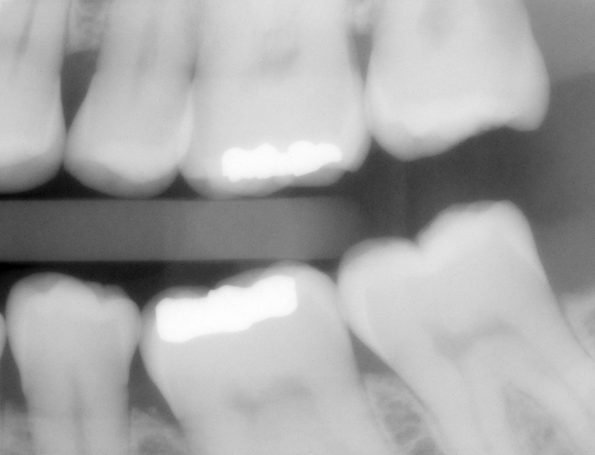
#> input picture HW1_98126079/codes/question 2/dental_xray.tif, 595 x 455 px, shrunk from 882 x 674 before the run
$ python HW1_q2_Zallaghi_98126079.py
#> lines starting #> are read from the running program, lines starting #| are printed output that depends on the picture
# DIP Course - fall 2020 - HW: 1
# Student: M. J. Zallaghi    -    ID: 98126079


# Question: 2 code


# using numpy for working with arrays
import numpy as np
# using openCv module
import cv2
# using matplotlib for multiple image show in 1 fig
import matplotlib.pyplot as plt

# a)

# reading images in gray mode (actually they are gray...)
dental_xray = cv2.cvtColor(cv2.imread("dental_xray.tif"), cv2.COLOR_BGR2GRAY)
#> dental_xray: shape (455, 595); min 0, max 255, mean 166.8
dental_xray_mask = cv2.cvtColor(cv2.imread("dental_xray_mask.tif"), cv2.COLOR_BGR2GRAY)
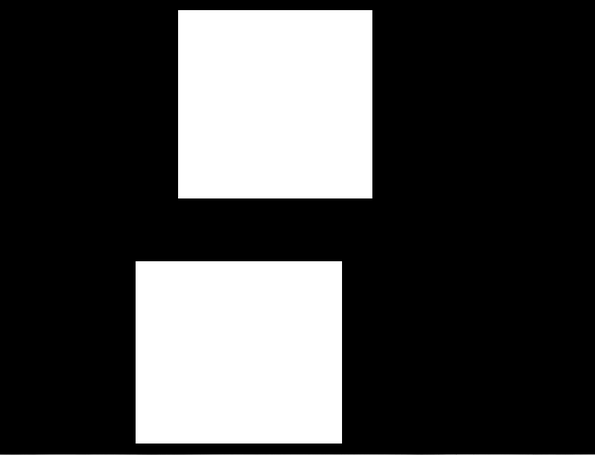
#> input picture HW1_98126079/codes/question 2/dental_xray_mask.tif, 595 x 455 px, shrunk from 882 x 674 before the run
#> dental_xray_mask: shape (455, 595); min 0, max 255, mean 70.2

# extracting wanted zones from image using mask
dental_xray_wanted_zone = np.zeros_like(dental_xray)
for i in range(dental_xray.shape[0]):
  for j in range(dental_xray.shape[1]):
    if dental_xray_mask[i,j] != 0 :
      dental_xray_wanted_zone[i,j] = dental_xray[i,j]
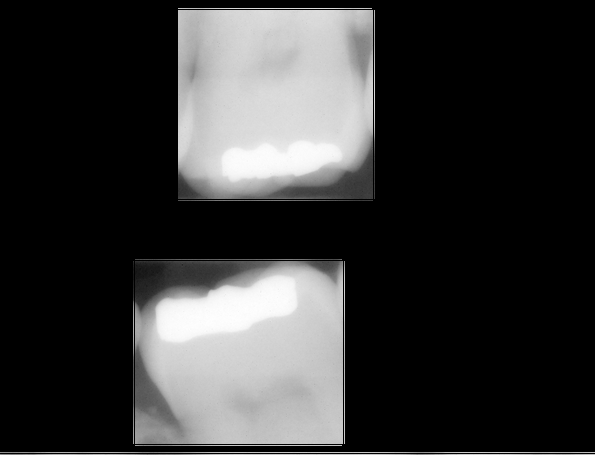
#> dental_xray_wanted_zone: shape (455, 595); min 0, max 255, mean 53.8


#dental_xray_wanted_zone = np.multiply(dental_xray, dental_xray_mask)

# showing images

fig0 = plt.figure("2:a)")
fig0.add_subplot(1,3,1)
plt.imshow(dental_xray, cmap="gray")
plt.title("dental X-ray image")
fig0.add_subplot(1,3,2)
plt.imshow(dental_xray_mask, cmap="gray")
plt.title("Mask for applying")
fig0.add_subplot(1,3,3)
plt.imshow(dental_xray_wanted_zone, cmap="gray")
plt.title("Picture after appliyng mask")
plt.show()

# b)

# reading image in gray mode
partial_body_scan = cv2.cvtColor(cv2.imread("partial_body_scan.tif"), cv2.COLOR_BGR2GRAY)
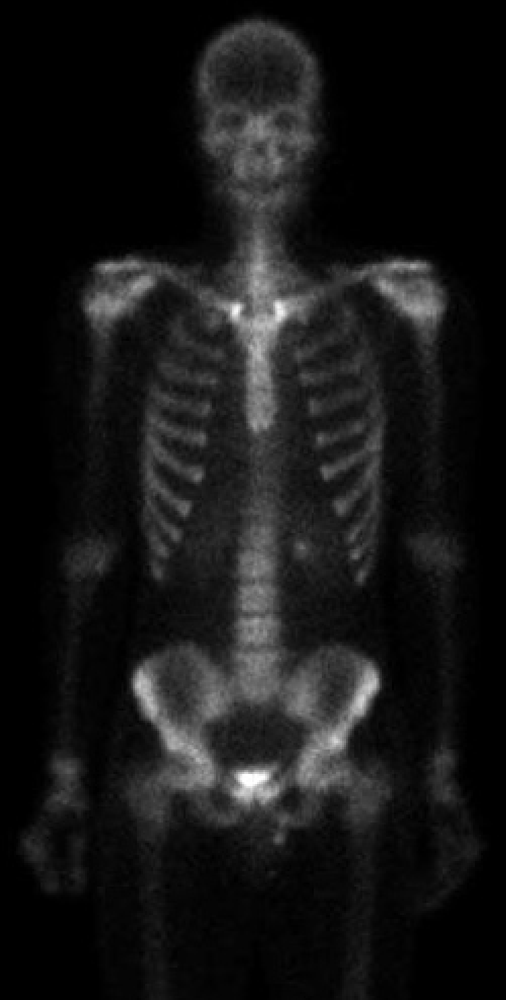
#> input picture HW1_98126079/codes/question 2/partial_body_scan.tif, 506 x 1000 px, shrunk from 750 x 1482 before the run
#> partial_body_scan: shape (1000, 506); min 0, max 255, mean 22.5

# defining a function for image supplement finder
def imgSupplement(img):
  imgsupplement = np.zeros_like(img)
  for i in range(img.shape[0]):
    for j in range(img.shape[1]):
      imgsupplement[i,j] = 255 - img[i,j]
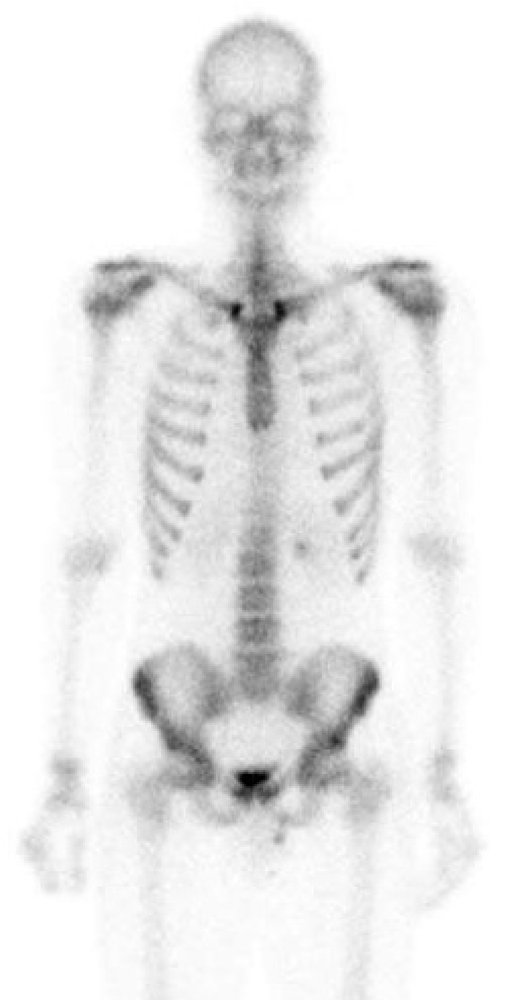
#> imgsupplement: shape (1000, 506); min 0, max 255, mean 232.5
  return imgsupplement

# finidig suuplement of partial_body_scan
partial_body_scan_supplement = imgSupplement(partial_body_scan)

# body partial and its supplement gathering
body_assembly = partial_body_scan + partial_body_scan_supplement
#> body_assembly: shape (1000, 506); every value is 255

#showing images ...
fig1 = plt.figure("showing image with its supplement and their assembly")
fig1.add_subplot(1,3,1)
plt.imshow(partial_body_scan, cmap = "gray")
plt.title("partial body scan")
fig1.add_subplot(1,3,2)
plt.imshow(partial_body_scan_supplement, cmap = "gray")
plt.title("its supplement")
fig1.add_subplot(1,3,3)
plt.imshow(body_assembly, cmap = "gray_r")
plt.title("body assembly")
plt.show()

# c)

# radding images from files in gray mode (they are actually gray...)
angiography_live = cv2.cvtColor(cv2.imread("angiography_live.tif"), cv2.COLOR_BGR2GRAY)
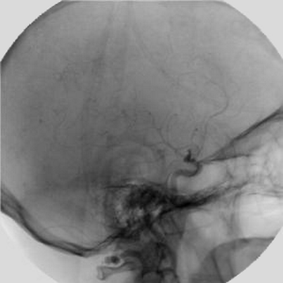
#> input picture HW1_98126079/codes/question 2/angiography_live.tif, 283 x 283 px, shrunk from 420 x 420 before the run
#> angiography_live: shape (283, 283); min 0, max 228, mean 129.3
angiography_mask = cv2.cvtColor(cv2.imread("angiography_mask.tif"), cv2.COLOR_BGR2GRAY)
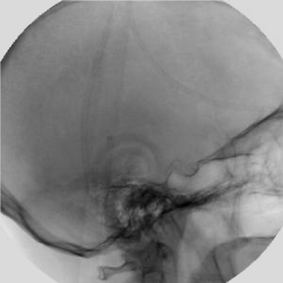
#> input picture HW1_98126079/codes/question 2/angiography_mask.tif, 283 x 283 px, shrunk from 420 x 420 before the run
#> angiography_mask: shape (283, 283); min 0, max 229, mean 130.7

# calculating difference of angiography images
angiography_diff = angiography_live - angiography_mask

# finding supplement of the dif image
angiography_diff_supplement = imgSupplement(angiography_diff)
#> after the loop in imgSupplement (call 2), `for i in range(img.shape[0]):`:
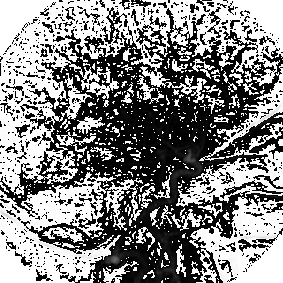
#> imgsupplement: shape (283, 283); min 0, max 255, mean 133.7

# normalization of pixel values
angiography_diff_supplement_normalized = cv2.normalize(angiography_diff_supplement, dst = None, alpha = 0, beta = 255, norm_type = cv2.NORM_MINMAX)

# showing the results
fig2 = plt.figure("angiography images analysis")
fig2.add_subplot(1,3,1)
plt.imshow(angiography_diff, cmap = "gray")
plt.title("difference image")
fig2.add_subplot(1,3,2)
plt.imshow(angiography_diff_supplement, cmap = "gray")
plt.title("supplement of diff image")
fig2.add_subplot(1,3,3)
plt.imshow(angiography_diff_supplement_normalized, cmap = "gray")
plt.title("normaliozed supplement")
plt.show()
